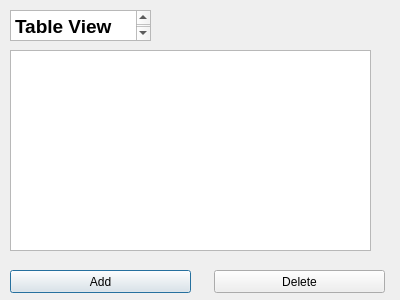
<?xml version="1.0" encoding="UTF-8"?>
<ui version="4.0">
 <class>Dialog4</class>
 <widget class="QDialog" name="Dialog4">
  <property name="geometry">
   <rect>
    <x>0</x>
    <y>0</y>
    <width>400</width>
    <height>300</height>
   </rect>
  </property>
  <property name="windowTitle">
   <string>Dialog</string>
  </property>
  <widget class="QPushButton" name="pushButton">
   <property name="geometry">
    <rect>
     <x>10</x>
     <y>270</y>
     <width>181</width>
     <height>23</height>
    </rect>
   </property>
   <property name="text">
    <string>Add</string>
   </property>
  </widget>
  <widget class="QPushButton" name="pushButton_2">
   <property name="geometry">
    <rect>
     <x>214</x>
     <y>270</y>
     <width>171</width>
     <height>23</height>
    </rect>
   </property>
   <property name="text">
    <string>Delete</string>
   </property>
  </widget>
  <widget class="QTableView" name="tableView">
   <property name="geometry">
    <rect>
     <x>10</x>
     <y>50</y>
     <width>361</width>
     <height>201</height>
    </rect>
   </property>
  </widget>
  <widget class="QTextEdit" name="textEdit">
   <property name="geometry">
    <rect>
     <x>10</x>
     <y>10</y>
     <width>141</width>
     <height>31</height>
    </rect>
   </property>
   <property name="html">
    <string>&lt;!DOCTYPE HTML PUBLIC &quot;-//W3C//DTD HTML 4.0//EN&quot; &quot;http://www.w3.org/TR/REC-html40/strict.dtd&quot;&gt;
&lt;html&gt;&lt;head&gt;&lt;meta name=&quot;qrichtext&quot; content=&quot;1&quot; /&gt;&lt;style type=&quot;text/css&quot;&gt;
p, li { white-space: pre-wrap; }
&lt;/style&gt;&lt;/head&gt;&lt;body style=&quot; font-family:'MS Shell Dlg 2'; font-size:8.25pt; font-weight:400; font-style:normal;&quot;&gt;
&lt;p style=&quot; margin-top:0px; margin-bottom:0px; margin-left:0px; margin-right:0px; -qt-block-indent:0; text-indent:0px;&quot;&gt;&lt;span style=&quot; font-size:14pt; font-weight:600;&quot;&gt;Table View&lt;/span&gt;&lt;/p&gt;&lt;/body&gt;&lt;/html&gt;</string>
   </property>
  </widget>
 </widget>
 <resources/>
 <connections/>
</ui>
